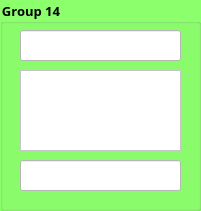
   <widget class="QGroupBox" name="groupBox_17">
    <property name="geometry">
     <rect>
      <x>760</x>
      <y>480</y>
      <width>201</width>
      <height>211</height>
     </rect>
    </property>
    <property name="font">
     <font>
      <family>Mongolian Baiti</family>
      <pointsize>10</pointsize>
      <weight>75</weight>
      <bold>true</bold>
     </font>
    </property>
    <property name="styleSheet">
     <string notr="true">background-color: rgb(140, 255, 108);
boder-radius: 10px;</string>
    </property>
    <property name="title">
     <string>Group 1</string>
    </property>
    <widget class="QLineEdit" name="lineEdit_39">
     <property name="geometry">
      <rect>
       <x>20</x>
       <y>30</y>
       <width>161</width>
       <height>31</height>
      </rect>
     </property>
     <property name="styleSheet">
      <string notr="true">background-color: rgb(255, 255, 255);</string>
     </property>
    </widget>
    <widget class="QTextEdit" name="textEdit_20">
     <property name="geometry">
      <rect>
       <x>20</x>
       <y>70</y>
       <width>161</width>
       <height>81</height>
      </rect>
     </property>
     <property name="styleSheet">
      <string notr="true">background-color: rgb(255, 255, 255);</string>
     </property>
     <property name="html">
      <string>&lt;!DOCTYPE HTML PUBLIC &quot;-//W3C//DTD HTML 4.0//EN&quot; &quot;http://www.w3.org/TR/REC-html40/strict.dtd&quot;&gt;
&lt;html&gt;&lt;head&gt;&lt;meta name=&quot;qrichtext&quot; content=&quot;1&quot; /&gt;&lt;style type=&quot;text/css&quot;&gt;
p, li { white-space: pre-wrap; }
&lt;/style&gt;&lt;/head&gt;&lt;body style=&quot; font-family:'MS Shell Dlg 2'; font-size:7.8pt; font-weight:400; font-style:normal;&quot;&gt;
&lt;p style=&quot;-qt-paragraph-type:empty; margin-top:0px; margin-bottom:0px; margin-left:0px; margin-right:0px; -qt-block-indent:0; text-indent:0px;&quot;&gt;&lt;br /&gt;&lt;/p&gt;&lt;/body&gt;&lt;/html&gt;</string>
     </property>
    </widget>
    <widget class="QLineEdit" name="lineEdit_40">
     <property name="geometry">
      <rect>
       <x>20</x>
       <y>160</y>
       <width>161</width>
       <height>31</height>
      </rect>
     </property>
     <property name="styleSheet">
      <string notr="true">background-color: rgb(255, 255, 255);</string>
     </property>
     <property name="alignment">
      <set>Qt::AlignCenter</set>
     </property>
    </widget>
    <widget class="QGroupBox" name="groupBox_18">
     <property name="geometry">
      <rect>
       <x>0</x>
       <y>0</y>
       <width>201</width>
       <height>211</height>
      </rect>
     </property>
     <property name="font">
      <font>
       <family>Mongolian Baiti</family>
       <pointsize>10</pointsize>
       <weight>75</weight>
       <bold>true</bold>
      </font>
     </property>
     <property name="styleSheet">
      <string notr="true">background-color: rgb(140, 255, 108);</string>
     </property>
     <property name="title">
      <string>Group 14</string>
     </property>
     <widget class="QLineEdit" name="lineEdit_41">
      <property name="geometry">
       <rect>
        <x>20</x>
        <y>30</y>
        <width>161</width>
        <height>31</height>
       </rect>
      </property>
      <property name="styleSheet">
       <string notr="true">background-color: rgb(255, 255, 255);</string>
      </property>
     </widget>
     <widget class="QTextEdit" name="textEdit_21">
      <property name="geometry">
       <rect>
        <x>20</x>
        <y>70</y>
        <width>161</width>
        <height>81</height>
       </rect>
      </property>
      <property name="styleSheet">
       <string notr="true">background-color: rgb(255, 255, 255);</string>
      </property>
      <property name="html">
       <string>&lt;!DOCTYPE HTML PUBLIC &quot;-//W3C//DTD HTML 4.0//EN&quot; &quot;http://www.w3.org/TR/REC-html40/strict.dtd&quot;&gt;
&lt;html&gt;&lt;head&gt;&lt;meta name=&quot;qrichtext&quot; content=&quot;1&quot; /&gt;&lt;style type=&quot;text/css&quot;&gt;
p, li { white-space: pre-wrap; }
&lt;/style&gt;&lt;/head&gt;&lt;body style=&quot; font-family:'MS Shell Dlg 2'; font-size:7.8pt; font-weight:400; font-style:normal;&quot;&gt;
&lt;p style=&quot;-qt-paragraph-type:empty; margin-top:0px; margin-bottom:0px; margin-left:0px; margin-right:0px; -qt-block-indent:0; text-indent:0px;&quot;&gt;&lt;br /&gt;&lt;/p&gt;&lt;/body&gt;&lt;/html&gt;</string>
      </property>
     </widget>
     <widget class="QLineEdit" name="lineEdit_42">
      <property name="geometry">
       <rect>
        <x>20</x>
        <y>160</y>
        <width>161</width>
        <height>31</height>
       </rect>
      </property>
      <property name="styleSheet">
       <string notr="true">background-color: rgb(255, 255, 255);</string>
      </property>
      <property name="alignment">
       <set>Qt::AlignCenter</set>
      </property>
     </widget>
    </widget>
   </widget>
